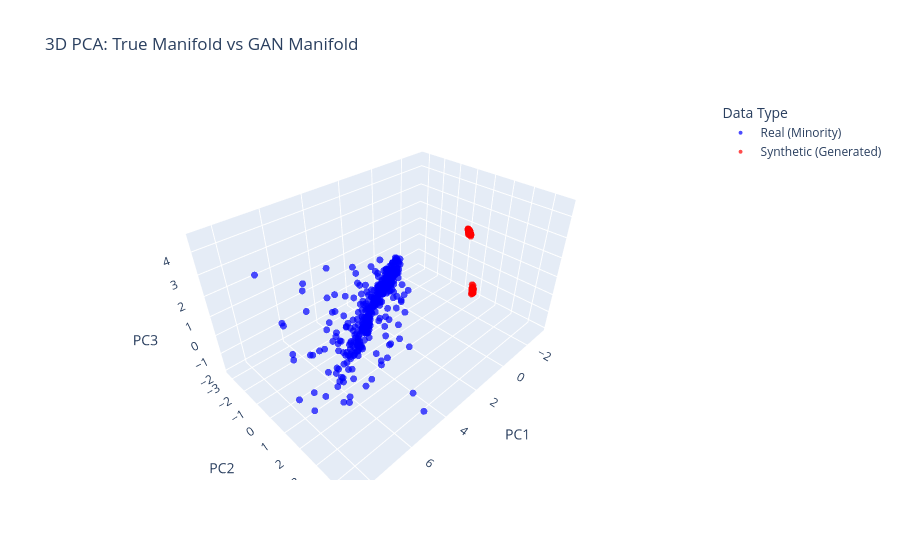

Notebook code cell kept with this figure:
### Markdown cell above
A 3-dimensional projection to see if the GAN's synthetic data is encapsulating the true data manifold shape.

### Code cell
from sklearn.decomposition import PCA
import plotly.express as px
import pandas as pd

# Flatten and extract 3 principal components
pca = PCA(n_components=3)
combined_X_3d = pca.fit_transform(combined_X) # combined_X from your t-SNE cell

# Create DataFrame for Plotly
df_pca = pd.DataFrame(combined_X_3d, columns=['PC1', 'PC2', 'PC3'])
df_pca['Data Type'] = combined_labels

# Interactive 3D scatter plot
fig = px.scatter_3d(df_pca, x='PC1', y='PC2', z='PC3',
              color='Data Type', opacity=0.7,
              color_discrete_map={'Real (Minority)':'blue', 'Synthetic (Generated)':'red'},
              title="3D PCA: True Manifold vs GAN Manifold")

fig.update_traces(marker=dict(size=4))
fig.show()

### Figure 1 — Plotly figure (JSON) as saved in the notebook; plotly's stock layout.template omitted (floating-point values rounded to 4 significant figures; data arrays with more than 128 entries replaced by an {"elided": "..."} marker saying what was removed)
{"data": [{"hovertemplate": "Data Type=Real (Minority)<br>PC1=%{x}<br>PC2=%{y}<br>PC3=%{z}<extra></extra>", "legendgroup": "Real (Minority)", "marker": {"color": "blue", "opacity": 0.7, "size": 4, "symbol": "circle"}, "mode": "markers", "name": "Real (Minority)", "scene": "scene", "showlegend": true, "type": "scatter3d", "x": {"elided": "422 float values"}, "y": {"elided": "422 float values"}, "z": {"elided": "422 float values"}}, {"hovertemplate": "Data Type=Synthetic (Generated)<br>PC1=%{x}<br>PC2=%{y}<br>PC3=%{z}<extra></extra>", "legendgroup": "Synthetic (Generated)", "marker": {"color": "red", "opacity": 0.7, "size": 4, "symbol": "circle"}, "mode": "markers", "name": "Synthetic (Generated)", "scene": "scene", "showlegend": true, "type": "scatter3d", "x": {"elided": "400 float values"}, "y": {"elided": "400 float values"}, "z": {"elided": "400 float values"}}], "layout": {"legend": {"title": {"text": "Data Type"}, "tracegroupgap": 0}, "scene": {"domain": {"x": [0, 1], "y": [0, 1]}, "xaxis": {"title": {"text": "PC1"}}, "yaxis": {"title": {"text": "PC2"}}, "zaxis": {"title": {"text": "PC3"}}}, "title": {"text": "3D PCA: True Manifold vs GAN Manifold"}}}
